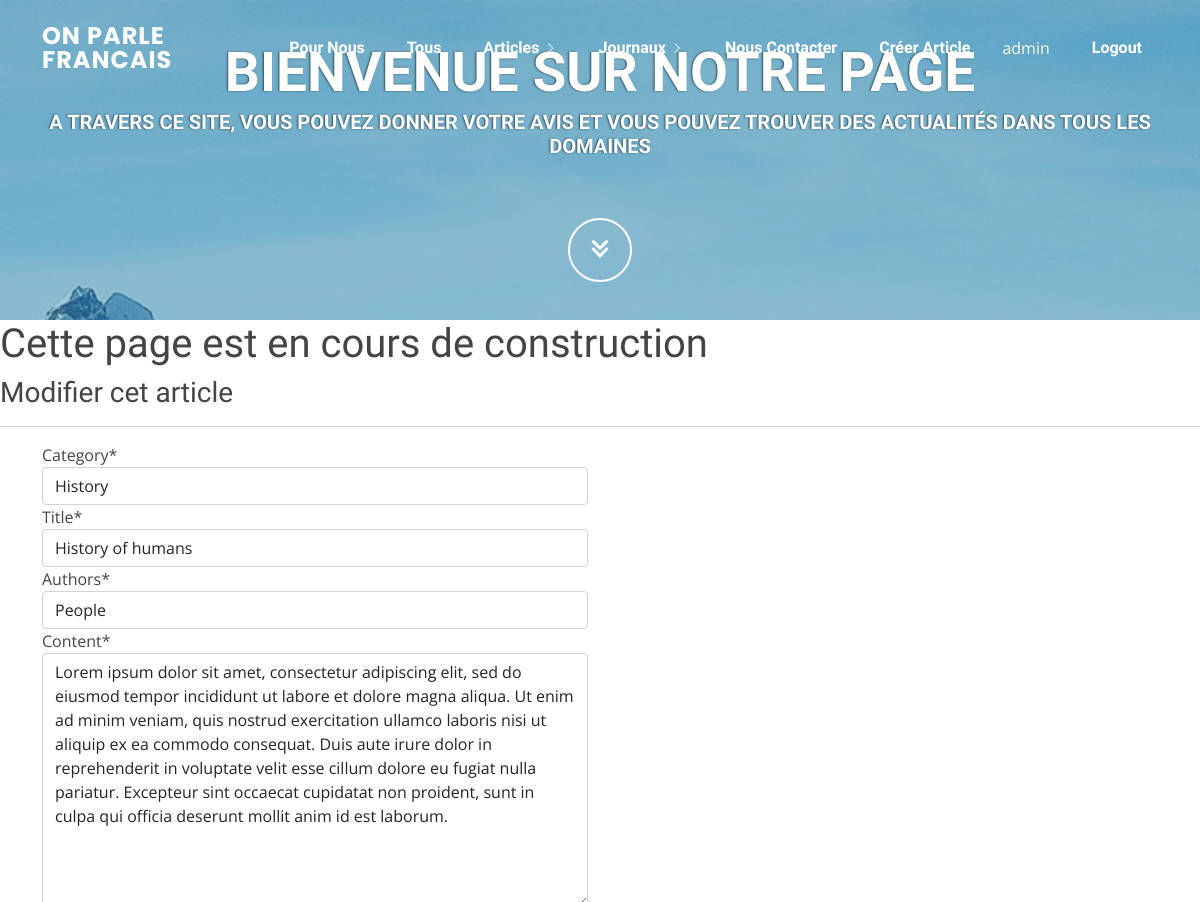
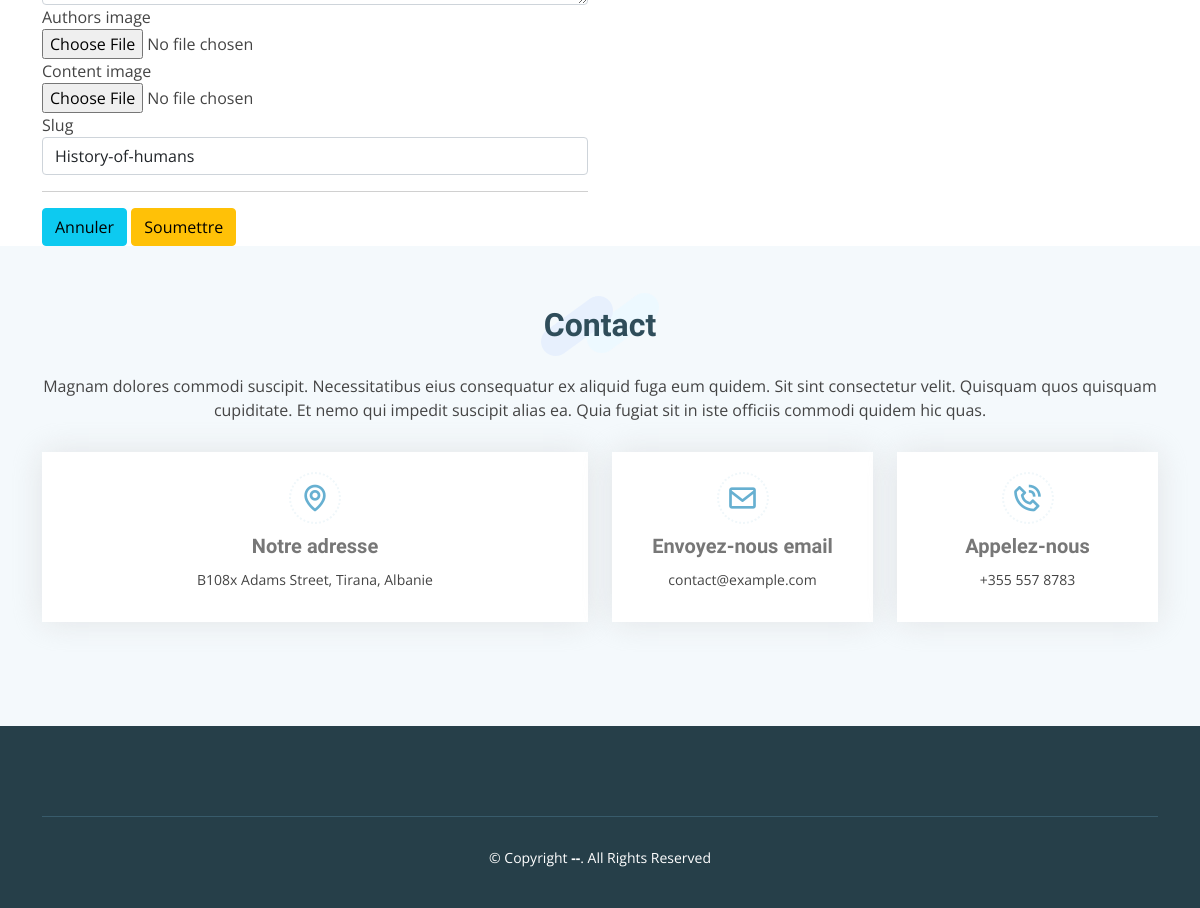
/single/History-of-humans/update (signed in), run on the app's committed database (2 pictures, top to bottom).
### articles/models.py (models this page shows, shortened)
class Article(models.Model):
    HEALTH = 'HL'
    ACTUALITY = 'ACT'
    SPORT = 'SP'
    POLITICS = 'POL'
    BUSINESS = 'BNS'
    ENTERTAINMENT = 'ENTM'
    HISTORY = 'HS'
    LITERATURE = 'LTR'
    CATEGORY_ARTICLE_CHOICES = [
        (HEALTH, 'Health'),
        (ACTUALITY, 'Actuality'),
        (SPORT, 'Sport'),
        (POLITICS, 'Politics'),
        (ENTERTAINMENT, 'Entertainment'),
        (HISTORY, 'History'),
        (LITERATURE, 'Literature'),
    ]
    category = models.CharField(
        max_length=4,
        choices=CATEGORY_ARTICLE_CHOICES,
        default=ACTUALITY,
    )
    title = models.CharField(max_length=1024)
    authors = models.CharField(max_length=1024)
    content = models.TextField()
    authors_image = models.ImageField(upload_to='images/', max_length=100, null=True, blank=True)
    content_image = models.ImageField(upload_to='images/', max_length=100, null=True, blank=True)
    created_at = models.DateTimeField(auto_now_add=True)
    slug = models.SlugField(max_length=1024, null=True, blank=True)
    class Meta:
        ordering = ('-created_at',)

### articles/views.py (the view)
# urls.py: path('single/<slug:slug>/update', views.ArticleUpdateView.as_view(), name='update_article'),
class ArticleUpdateView(SignupAsStaff, UpdateView):
    template_name = "articles/update_article.html"
    queryset = Article.objects.all()
    form_class = ArticleModelForm
    success_url = reverse_lazy('articles:index')

### articles/forms.py
class ArticleModelForm(forms.ModelForm):
    class Meta:
        model = Article
        fields = (
            'category',
            'title',
            'authors',
            'content',
            'authors_image',
            'content_image',
            'slug',
        )

### articles/forms.py (called while the page is built)
    def dispatch(self, request, *args, **kwargs):
        if not request.user.is_staff:
            return self.handle_no_permission()
        return super().dispatch(request, *args, **kwargs)

### articles/templates/articles/update_article.html (shortened to what this page needs)
{% extends "articles/base.html" %}
{% load static %}
{% block content %}
<h3>Modifier cet article</h3>
<hr />
{%load crispy_forms_tags %}
<div class="container">
  <div class="row">
    <div class="col-lg-6">
      <form method="POST" enctype="multipart/form-data">
        {{ form|crispy }}
        <hr />
        <a
          href=" {% url 'articles:index' %} "
          type="button"
          class="btn btn-info"
          >Annuler</a
        >
        <input type="submit" value="Soumettre" class="btn btn-warning" />
      </form>
    </div>
  </div>
</div>
{% endblock %}

### articles/templates/articles/header.html (shortened to what this page needs)
<header id="header" class="fixed-top header-transparent">
  <div class="container d-flex align-items-center justify-content-between">
    <div class="logo">
      <h1 class="text-light">
        <a href="{% url 'articles:index' %}"><span>On parle francais</span></a>
      </h1>
    </div>
    <nav id="navbar" class="navbar">
      <ul>
        <li>
          <a class="nav-link scrollto" href="{% url 'articles:about_us' %}"
            >Pour Nous</a
          >
        </li>
        <li>
          <a class="nav-link scrollto" href="{% url 'articles:index' %}"
            >Tous</a
          >
        </li>
        <li class="dropdown">
          <a href="#"
            ><span>Articles</span> <i class="bi bi-chevron-right"></i
          ></a>
        </li>
        <li class="dropdown">
          <a href="#"
            ><span>Journaux</span> <i class="bi bi-chevron-right"></i
          ></a>
        </li>
        <li><a class="nav-link scrollto" href="#contact">Nous Contacter</a></li>
        {% if request.user.is_staff %}
        <li>
          <a
            class="nav-link scrollto"
            href=" {% url 'articles:create_article' %} "
            >Créer Article</a
          >
        </li>
        {% endif %}
        {% if request.user.is_authenticated %}
        <li class="nav-link scrollto">
          <span style="color: cornsilk">{{ request.user.username }}</span>
        </li>
        <li>
          <a class="nav-link scrollto" href=" {% url 'articles:logout' %} "
            >Logout</a
          >
        </li>
        {% else %}
        <li>
          <a class="nav-link scrollto" href=" {% url 'articles:login' %} "
            >Login</a
          >
        </li>
        {% endif %}
      </ul>
    </nav>
  </div>
</header>
<section id="hero">
  <div class="hero-container" data-aos="fade-up">
    <h1>Bienvenue sur notre page</h1>
    <h2>
      A travers ce site, vous pouvez donner votre avis et vous pouvez trouver
      des actualités dans tous les domaines
    </h2>
    <a href="{% url 'articles:index' %}" class="btn-get-started scrollto"
      ><i class="bx bx-chevrons-down"></i
    ></a>
  </div>
</section>

### static/css/style.css (style rules this page uses)
body { font-family: "Open Sans", sans-serif; color: #444444; }
a { text-decoration: none; color: #67b0d1; }
h1, h2, h3, h4, h5, h6 { font-family: "Raleway", sans-serif; }
#header { transition: all 0.5s; z-index: 997; transition: all 0.5s; padding: 24px 0; background: rgba(103, 176, 209, 0.8); }
#header.header-transparent { background: transparent; }
#header .logo h1 { font-size: 24px; margin: 0; line-height: 1; font-weight: 700; letter-spacing: 1px; font-family: "Poppins", sans-serif; text-transform: uppercase; }
#header .logo h1 a, #header .logo h1 a:hover { color: #fff; text-decoration: none; }
.navbar { padding: 0; }
.navbar ul { margin: 0; padding: 0; display: flex; list-style: none; align-items: center; }
.navbar li { position: relative; }
.navbar a, .navbar a:focus { display: flex; align-items: center; justify-content: space-between; padding: 8px 16px; margin-left: 10px; font-family: "Raleway", sans-serif; font-size: 16px; font-weight: 700; color: #fff; white-space: nowrap; transition: 0.3s; }
.navbar a i, .navbar a:focus i { font-size: 12px; line-height: 0; margin-left: 5px; }
#hero { width: 100%; height: 40vh; background: linear-gradient(rgba(55, 142, 181, 0.5), rgba(55, 142, 181, 0.2)), url("/static/img/hero-bg.jpg") top center; background-size: cover; position: relative; margin-bottom: -90px; }
#hero .hero-container { position: absolute; bottom: 0; top: 0; left: 0; right: 0; display: flex; justify-content: center; align-items: center; flex-direction: column; text-align: center; }
#hero h1 { margin: 10px 0 10px 0; padding-top: 5px; font-size: 55px; font-weight: 700; line-height: 56px; text-transform: uppercase; color: #fff; text-shadow: -1px 0 2px #2f4d5a; }
#hero h2 { color: #fff; margin-bottom: 50px; font-size: 20px; text-transform: uppercase; font-weight: 700; text-shadow: -1px 0 2px #2f4d5a; }
#hero .btn-get-started { font-size: 36px; display: inline-block; padding: 4px 0; border-radius: 50px; transition: 0.3s ease-in-out; margin: 10px; width: 64px; height: 64px; text-align: center; border: 2px solid #fff; color: #fff; }
@media (min-width: 1024px) { #hero { background-attachment: fixed; } }
section { padding: 60px 0; overflow: hidden; }

### data on the page
Article: category "History", title "History of humans", authors "People", content "Lorem ipsum dolor sit amet, consectetur adipiscing elit, sed do eiusmod tempor incididunt ut labore et dolore magna aliqua. Ut enim ad minim veniam, quis nostrud exercitation ullamco laboris nisi ut aliquip ex ea commodo consequat. Duis aute irure dolor in reprehenderit in voluptate velit esse cillum dolore eu fugiat nulla pariatur. Excepteur sint occaecat cupidatat non proident, sunt in culpa qui officia deserunt mollit anim id est laborum.", slug "History-of-humans"

### other printed values
{{ request.user.username }} "admin"
